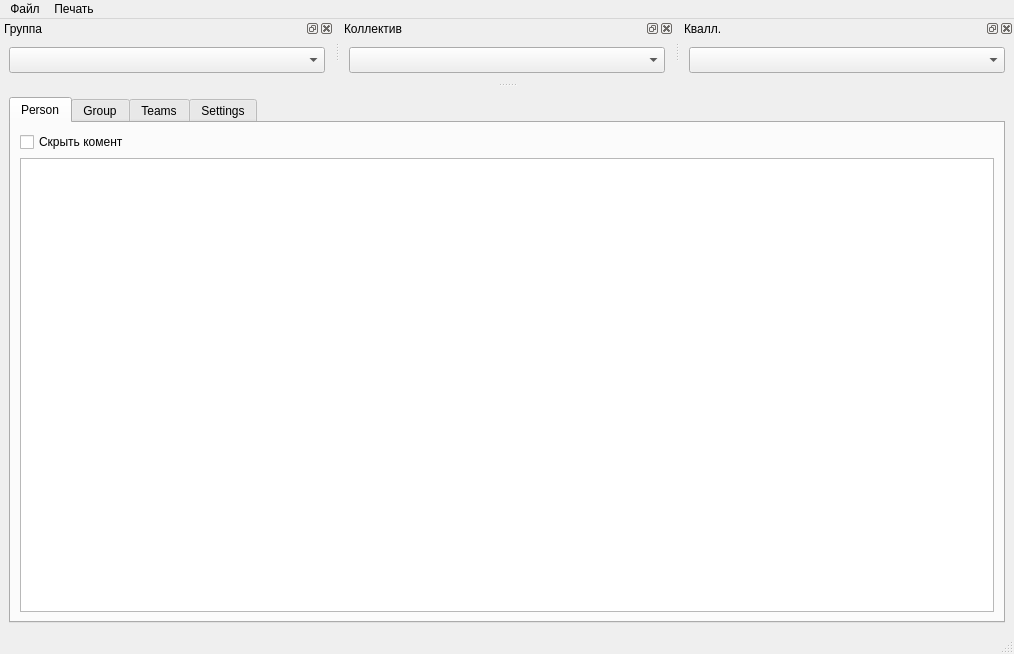
<?xml version="1.0" encoding="UTF-8"?>
<ui version="4.0">
 <class>MainWindow</class>
 <widget class="QMainWindow" name="MainWindow">
  <property name="geometry">
   <rect>
    <x>0</x>
    <y>0</y>
    <width>1014</width>
    <height>654</height>
   </rect>
  </property>
  <property name="windowTitle">
   <string>MainWindow</string>
  </property>
  <widget class="QWidget" name="centralwidget">
   <layout class="QGridLayout" name="gridLayout">
    <item row="0" column="0">
     <widget class="QTabWidget" name="tabWidget">
      <property name="sizePolicy">
       <sizepolicy hsizetype="Preferred" vsizetype="Preferred">
        <horstretch>0</horstretch>
        <verstretch>0</verstretch>
       </sizepolicy>
      </property>
      <property name="maximumSize">
       <size>
        <width>16777215</width>
        <height>16777215</height>
       </size>
      </property>
      <property name="currentIndex">
       <number>0</number>
      </property>
      <widget class="QWidget" name="tab_1">
       <attribute name="title">
        <string>Person</string>
       </attribute>
       <layout class="QGridLayout" name="gridLayout_2">
        <item row="0" column="0">
         <widget class="QCheckBox" name="btn_hid_comment">
          <property name="text">
           <string>Скрыть комент</string>
          </property>
         </widget>
        </item>
        <item row="1" column="0">
         <widget class="QTableView" name="tView_prers"/>
        </item>
       </layout>
      </widget>
      <widget class="QWidget" name="tab_2">
       <attribute name="title">
        <string>Group</string>
       </attribute>
       <layout class="QGridLayout" name="gridLayout_3">
        <item row="0" column="0">
         <widget class="QTableView" name="tView_group"/>
        </item>
       </layout>
      </widget>
      <widget class="QWidget" name="tab_3">
       <attribute name="title">
        <string>Teams</string>
       </attribute>
       <layout class="QGridLayout" name="gridLayout_4">
        <item row="0" column="0">
         <widget class="QTableView" name="tView_team"/>
        </item>
       </layout>
      </widget>
      <widget class="QWidget" name="tab_4">
       <attribute name="title">
        <string>Settings</string>
       </attribute>
       <layout class="QGridLayout" name="gridLayout_5">
        <item row="0" column="0">
         <widget class="QTableView" name="tView_sett"/>
        </item>
       </layout>
      </widget>
     </widget>
    </item>
   </layout>
  </widget>
  <widget class="QMenuBar" name="menubar">
   <property name="geometry">
    <rect>
     <x>0</x>
     <y>0</y>
     <width>1014</width>
     <height>33</height>
    </rect>
   </property>
   <widget class="QMenu" name="menu">
    <property name="title">
     <string>Файл</string>
    </property>
   </widget>
   <widget class="QMenu" name="menu_2">
    <property name="title">
     <string>Печать</string>
    </property>
    <addaction name="action"/>
   </widget>
   <addaction name="menu"/>
   <addaction name="menu_2"/>
  </widget>
  <widget class="QStatusBar" name="statusbar"/>
  <widget class="QDockWidget" name="group_dock">
   <property name="sizePolicy">
    <sizepolicy hsizetype="Expanding" vsizetype="Preferred">
     <horstretch>0</horstretch>
     <verstretch>0</verstretch>
    </sizepolicy>
   </property>
   <property name="minimumSize">
    <size>
     <width>86</width>
     <height>63</height>
    </size>
   </property>
   <property name="focusPolicy">
    <enum>Qt::FocusPolicy::NoFocus</enum>
   </property>
   <property name="toolTip">
    <string/>
   </property>
   <property name="windowTitle">
    <string>Группа</string>
   </property>
   <attribute name="dockWidgetArea">
    <number>4</number>
   </attribute>
   <widget class="QWidget" name="group_widget">
    <property name="contextMenuPolicy">
     <enum>Qt::ContextMenuPolicy::DefaultContextMenu</enum>
    </property>
    <property name="whatsThis">
     <string/>
    </property>
    <layout class="QGridLayout" name="gridLayout_6">
     <item row="0" column="0">
      <widget class="QComboBox" name="group_dock_wid">
       <property name="sizePolicy">
        <sizepolicy hsizetype="Expanding" vsizetype="Preferred">
         <horstretch>0</horstretch>
         <verstretch>0</verstretch>
        </sizepolicy>
       </property>
       <property name="minimumSize">
        <size>
         <width>0</width>
         <height>0</height>
        </size>
       </property>
       <property name="maximumSize">
        <size>
         <width>524287</width>
         <height>524287</height>
        </size>
       </property>
       <property name="focusPolicy">
        <enum>Qt::FocusPolicy::NoFocus</enum>
       </property>
      </widget>
     </item>
    </layout>
   </widget>
  </widget>
  <widget class="QDockWidget" name="team_dock">
   <property name="sizePolicy">
    <sizepolicy hsizetype="Expanding" vsizetype="Preferred">
     <horstretch>0</horstretch>
     <verstretch>0</verstretch>
    </sizepolicy>
   </property>
   <property name="windowTitle">
    <string>Коллектив</string>
   </property>
   <attribute name="dockWidgetArea">
    <number>4</number>
   </attribute>
   <widget class="QWidget" name="team_widget">
    <layout class="QGridLayout" name="gridLayout_7">
     <item row="0" column="0">
      <widget class="QComboBox" name="team_dock_wid">
       <property name="sizePolicy">
        <sizepolicy hsizetype="Expanding" vsizetype="Expanding">
         <horstretch>0</horstretch>
         <verstretch>0</verstretch>
        </sizepolicy>
       </property>
      </widget>
     </item>
    </layout>
   </widget>
  </widget>
  <widget class="QDockWidget" name="qual_dock">
   <property name="sizePolicy">
    <sizepolicy hsizetype="Expanding" vsizetype="Preferred">
     <horstretch>0</horstretch>
     <verstretch>0</verstretch>
    </sizepolicy>
   </property>
   <property name="windowTitle">
    <string>Квалл.</string>
   </property>
   <attribute name="dockWidgetArea">
    <number>4</number>
   </attribute>
   <widget class="QWidget" name="qual_widget">
    <layout class="QGridLayout" name="gridLayout_8">
     <item row="0" column="0">
      <widget class="QComboBox" name="qual_dock_wid">
       <property name="sizePolicy">
        <sizepolicy hsizetype="Expanding" vsizetype="Expanding">
         <horstretch>0</horstretch>
         <verstretch>0</verstretch>
        </sizepolicy>
       </property>
      </widget>
     </item>
    </layout>
   </widget>
  </widget>
  <action name="action">
   <property name="text">
    <string>Выписка</string>
   </property>
  </action>
  <zorder>group_dock</zorder>
 </widget>
 <tabstops>
  <tabstop>qual_dock_wid</tabstop>
  <tabstop>team_dock_wid</tabstop>
 </tabstops>
 <resources/>
 <connections/>
</ui>
